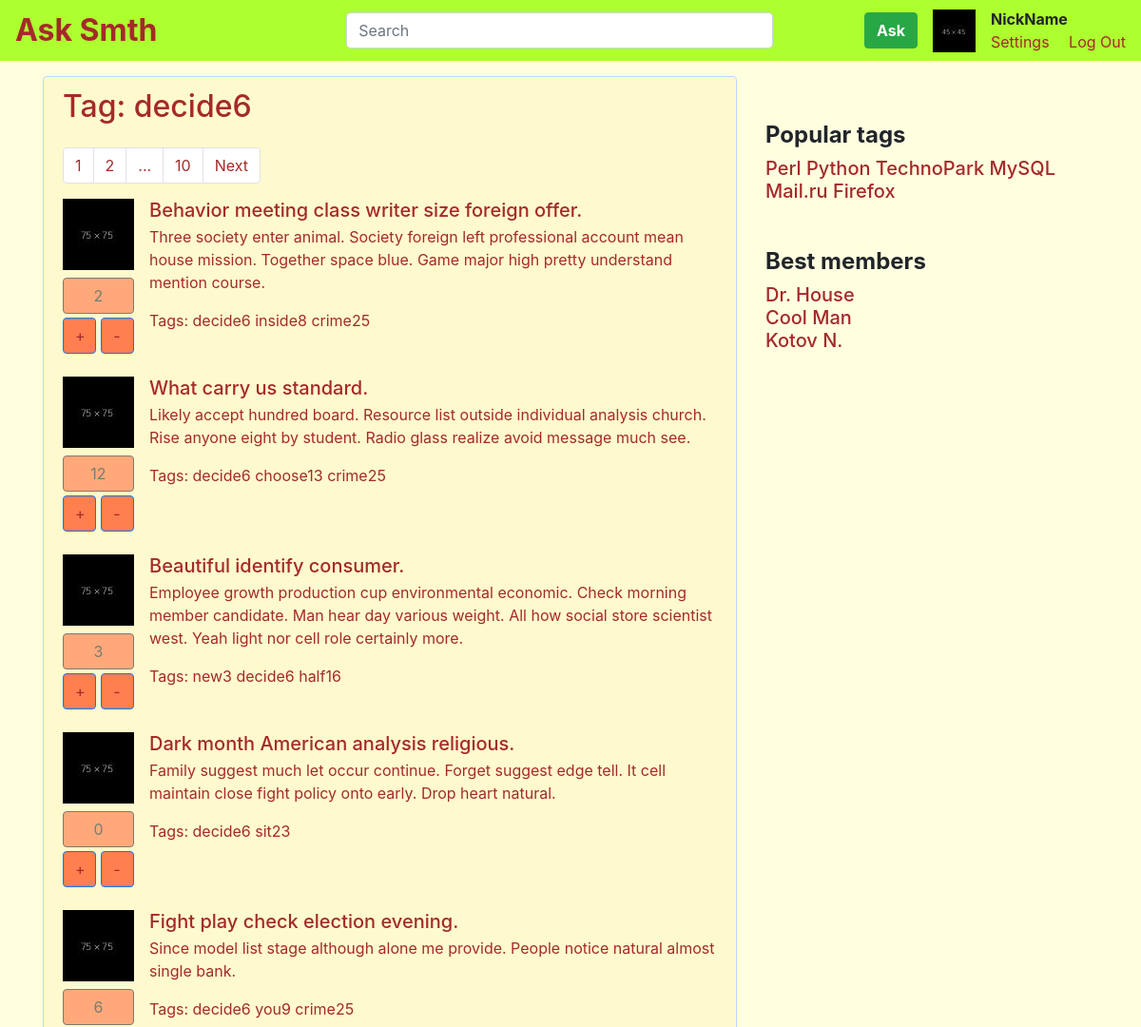
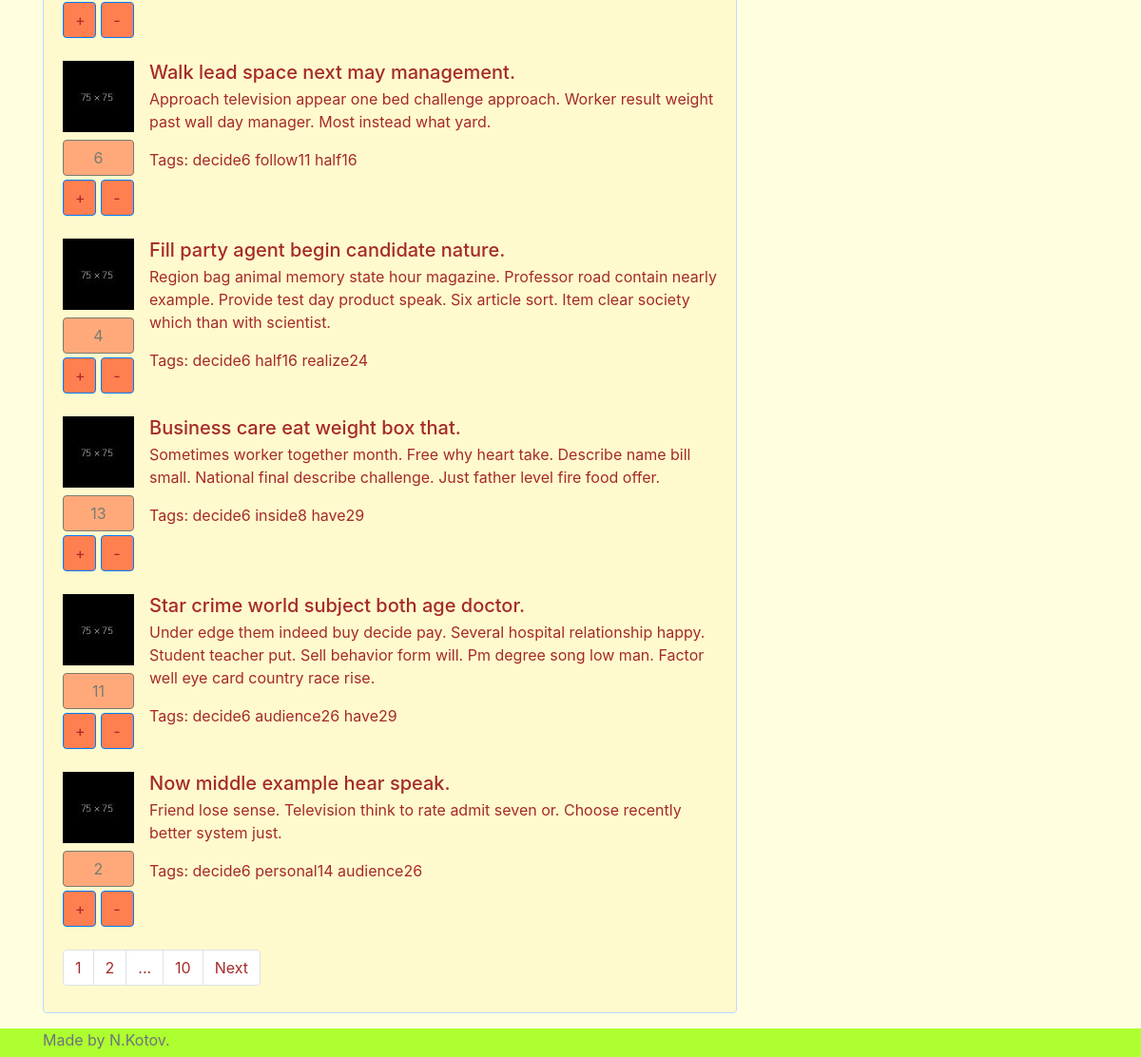
/tag/decide6, run on the app's committed database (2 pictures, top to bottom).
### questions/models.py (models this page shows, shortened)
class Tag(models.Model):
    text = models.SlugField(unique=True)
    def get_absolute_url(self):
        return reverse("tag", kwargs={'tag': self.text})

class Question(models.Model):
    title = models.CharField(max_length=128)
    text = models.TextField()
    created_at = models.DateTimeField(auto_now_add=True)
    author = models.ForeignKey(User, on_delete=models.CASCADE)
    tags = models.ManyToManyField(to='Tag', related_name='questions')
    rating = models.IntegerField(default=0)
    objects = QuestionManager()
    def get_absolute_url(self):
        return reverse("question", kwargs={'id': self.pk})

### questions/views.py (the view)
# urls.py: path('tag/<str:tag>', views.tag, name='tag'),
def tag(request, tag):
    questions_list = Question.objects.get_tag(tag)
    questions, paginator = paginate(questions_list, request)
    return render(request, 'tagsearch.html', {'questions': questions, 'tag': tag})

### questions/models.py (called while the page is built)
    def get_tag(self, tag):
        return self.filter(tags__text=tag)

### questions/views.py (called while the page is built)
def paginate(objects_list, request):
    paginator = Paginator(objects_list, 10)
    page = request.GET.get('page')
    try:
        objects_page = paginator.page(page)
    except PageNotAnInteger:
        objects_page = paginator.page(1)
    except EmptyPage:
        objects_page = paginator.page(paginator.num_pages)
    return objects_page, paginator

### templates/tagsearch.html
{% extends "base.html" %}
{% load static %}
{% block registered_userpanel %}
{% include "registered_panel.html" %}
{% endblock %}
{% block content %}
<div class="sort font-weight-bold mb-4">
    <h2>Tag: {{ tag }}</h2>
</div>
{% include "questions_list.html" %}
{% endblock %}

### templates/questions_list.html
{% load static %}
{% include "pagination.html" %}
{% for question in questions %}
<div class="media mb-4">
    <div>
        <img class="mr-3" src="{% static 'img/fff75.jpg' %}" alt="Generic placeholder image">
        <div class="rating mt-2 mr-3">
            <button type="button" class="btn btn-block btn-outline-dark" disabled>{{ question.rating }}</button>
            <div class="mt-1">
                <button type="button" class="btn btn-primary brown">+</button>
                <button type="button" class="btn btn-primary brown">-</button>
            </div>
        </div>
    </div>
    <div class="media-body">
        <a href="{{ question.get_absolute_url }}"><h5 class="mt-0 mb-1">{{ question.title }}</h5></a>
        <p>{{ question.text }}</p>
        Tags:
        {% for tag in question.tags.all %}
            <a href="{{ tag.get_absolute_url }}">{{ tag.text }}</a>
        {% endfor %}
    </div>
</div>
{% endfor %}
{% include "pagination.html" %}

### static/css/style.css (style rules this page uses)
a { color: brown }
body { background-color: lightyellow; height: 100%; }
.brown { color: brown; }
.rating .btn { background-color: coral; }
.rating .btn-primary { width: 35px; }
.sort { font-size: 30px; }
html { height: 100%; }

### data on the page
Tag: text "decide6"
Question: rating "2", title "Behavior meeting class writer size foreign offer.", text "Three society enter animal. Society foreign left professional account mean house mission. Together space blue. Game major high pretty understand mention course."
Tag: text "inside8"
Tag: text "crime25"
Question: rating "12", title "What carry us standard.", text "Likely accept hundred board. Resource list outside individual analysis church. Rise anyone eight by student. Radio glass realize avoid message much see."
Tag: text "choose13"
Question: rating "3", title "Beautiful identify consumer.", text "Employee growth production cup environmental economic. Check morning member candidate. Man hear day various weight. All how social store scientist west. Yeah light nor cell role certainly more."
Tag: text "new3"
Tag: text "half16"
Question: rating "0", title "Dark month American analysis religious.", text "Family suggest much let occur continue. Forget suggest edge tell. It cell maintain close fight policy onto early. Drop heart natural."
Tag: text "sit23"
Question: rating "6", title "Fight play check election evening.", text "Since model list stage although alone me provide. People notice natural almost single bank."
Tag: text "you9"
Question: rating "6", title "Walk lead space next may management.", text "Approach television appear one bed challenge approach. Worker result weight past wall day manager. Most instead what yard."
Tag: text "follow11"
Question: rating "4", title "Fill party agent begin candidate nature.", text "Region bag animal memory state hour magazine. Professor road contain nearly example. Provide test day product speak. Six article sort. Item clear society which than with scientist."
Tag: text "realize24"
Question: rating "13", title "Business care eat weight box that.", text "Sometimes worker together month. Free why heart take. Describe name bill small. National final describe challenge. Just father level fire food offer."
Tag: text "have29"
Question: rating "11", title "Star crime world subject both age doctor.", text "Under edge them indeed buy decide pay. Several hospital relationship happy. Student teacher put. Sell behavior form will. Pm degree song low man. Factor well eye card country race rise."
Tag: text "audience26"
Question: rating "2", title "Now middle example hear speak.", text "Friend lose sense. Television think to rate admit seven or. Choose recently better system just."
Tag: text "personal14"

### other printed values
{{ questions.number }} "1 1"
{{ questions.next_page_number }} "2 2"
{{ questions.paginator.num_pages }} "10 10"
